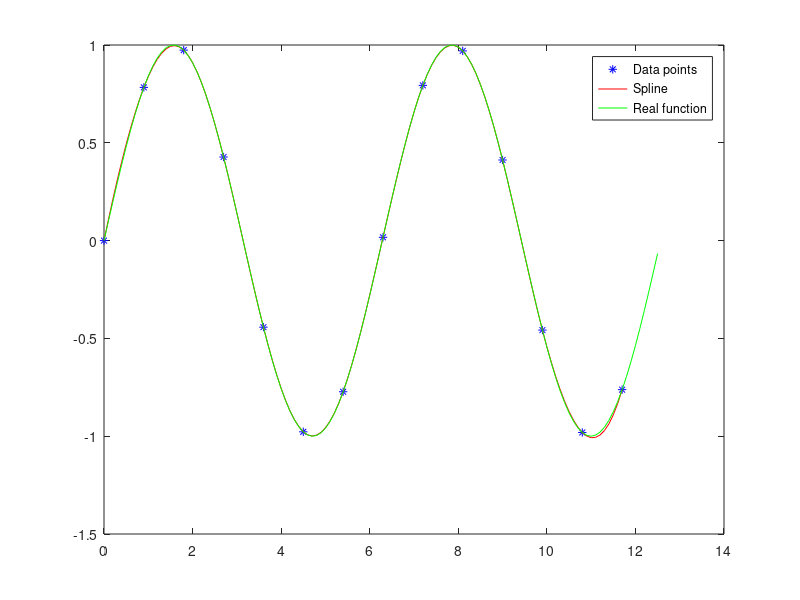
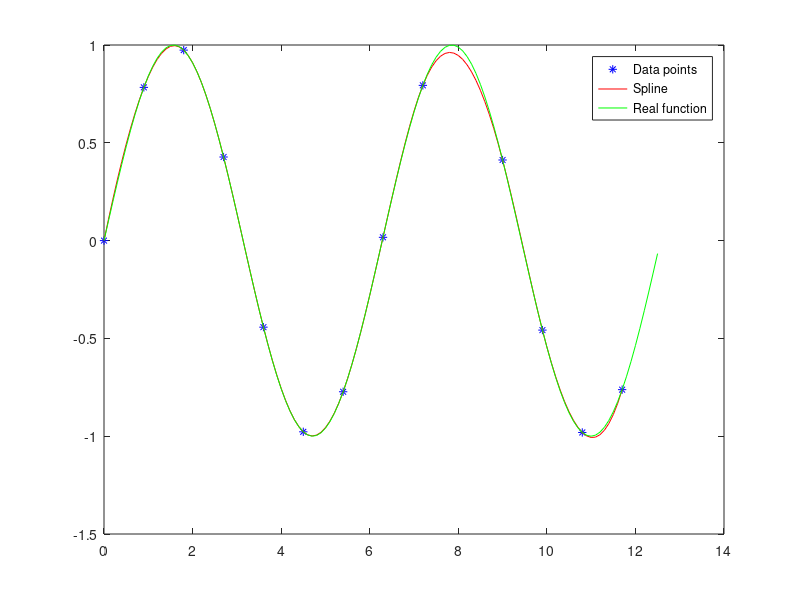
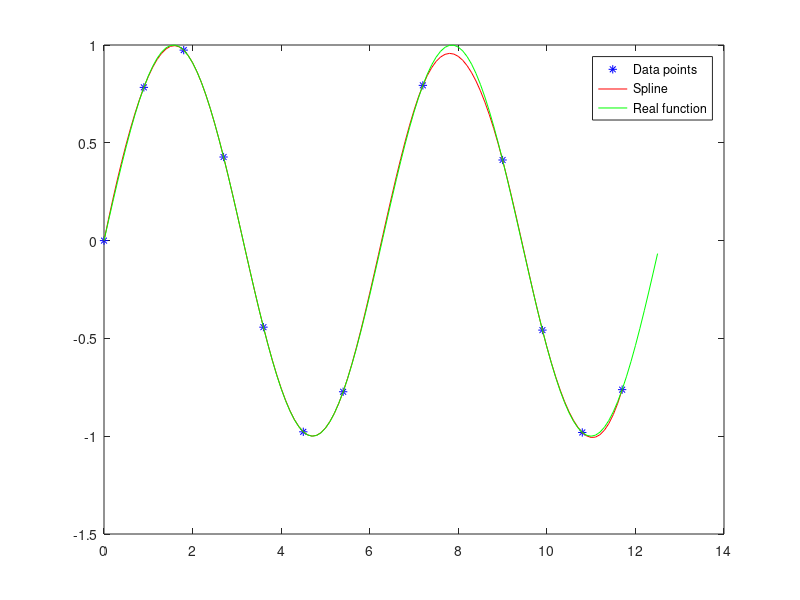
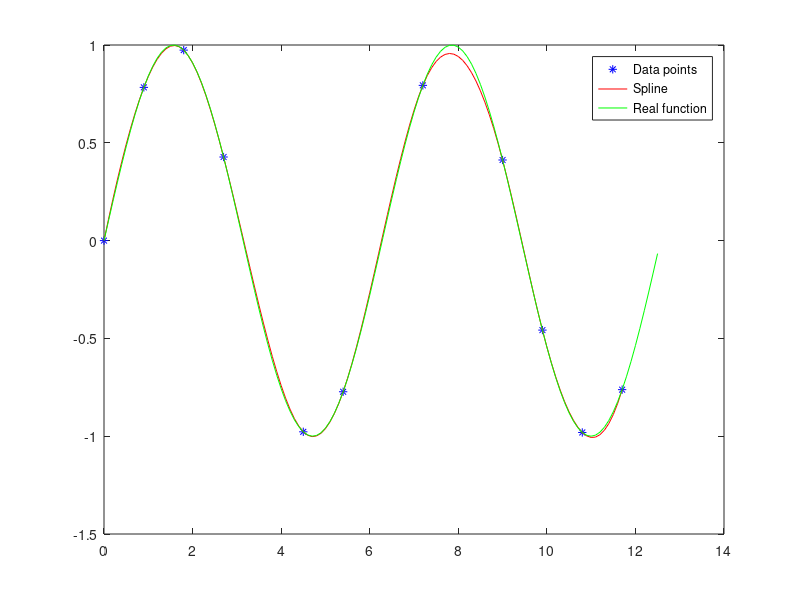

MATLAB code to generate these figures, in order:
% Code based on: http://sysplay.in/blog/tag/polynomial-curve-fitting/
% Code shows what happens if there is not enough points in the neighbourhood

x = 0:0.9:4*pi; % dataset_x
y = sin(x); % dataset_y
xi = 0:0.1:4*pi; % this we need for interpolation
X = 0:0.1:4*pi;
Y = sin(X);

%  y_n = interp1(x, y, xi, "nearest");
%  y_l = interp1(x, y, xi, "linear");
%  y_p = interp1(x, y, xi, "pchip");
%  y_c = interp1(x, y, xi, "cubic");


for q = 1:length(x)-1
%      figure(q)
    y_s = interp1(x, y, xi, "spline"); % One-dimensional interpolation. Interpolates to determine the value of yi at the points, xi. 
    %  plot(x, y, "*", xi, y_n, "-", xi, y_l, "-", xi, y_p, "-", xi, y_c, "-", xi, y_s, "-");

    plot(x, y, "*", 'color', 'b');
    hold on
    plot( xi, y_s, "-", 'color', 'r');
    plot(X, Y, 'color', 'g');
    %  xlabel("x ->");
    %  ylabel("y ->");
    legend("Data points","Spline", "Real function");
    print("-dpng", strcat("all_types_of_interpolations",  num2str(length(x)), ".png"));
    hold off
    
    ind = ceil(unifrnd(0, length(x)));
    x(ind) = [];
    y(ind) = [];
    waitforbuttonpress();
end